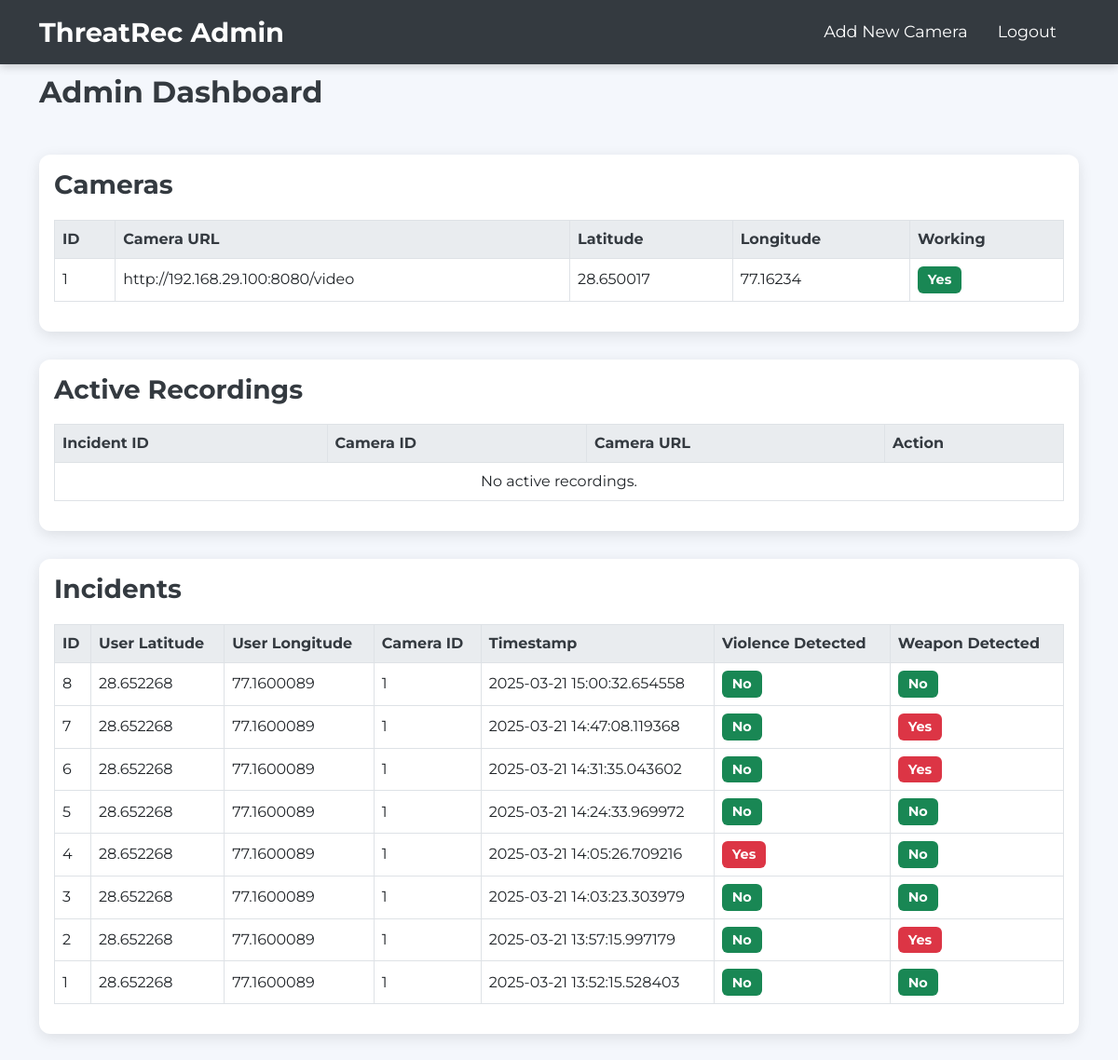
The app's page /admin/dashboard (signed in) with its own data.
### app.py (models this page shows)
class Camera(db.Model):
    id = db.Column(db.Integer, primary_key=True)
    url = db.Column(db.String(255), nullable=False)
    latitude = db.Column(db.Float, nullable=False)
    longitude = db.Column(db.Float, nullable=False)
    working = db.Column(db.Boolean, default=True)  # New column to track camera status

class Incident(db.Model):
    id = db.Column(db.Integer, primary_key=True)
    user_latitude = db.Column(db.Float, nullable=False)
    user_longitude = db.Column(db.Float, nullable=False)
    camera_id = db.Column(db.Integer, db.ForeignKey('camera.id'), nullable=False)
    timestamp = db.Column(db.DateTime, default=datetime.utcnow)
    violence_detected = db.Column(db.Boolean, default=False)  # Flag for violence detection
    weapon_detected = db.Column(db.Boolean, default=False)    # Flag for weapon detection
    camera = db.relationship('Camera', backref=db.backref('incidents', lazy=True))

### app.py (the view, shortened to what this page needs)
@app.route('/admin/dashboard')
@login_required
def admin_dashboard():
    if current_user.role != 'admin':
        flash("Unauthorized access", "danger")
        return redirect(url_for('user_portal'))
    cameras = Camera.query.all()
    incidents = Incident.query.order_by(Incident.timestamp.desc()).all()
    active_recordings = []
    return render_template('admin_dashboard.html', cameras=cameras, incidents=incidents, active_recordings=active_recordings)

### app.py (called while the page is built)
@login_manager.user_loader
def load_user(user_id):
    return User.query.get(int(user_id))

### templates/admin_dashboard.html (shortened to what this page needs)
<!DOCTYPE html>
<html lang="en">
<head>
  <link href="https://cdn.jsdelivr.net/npm/bootstrap@5.3.0/dist/css/bootstrap.min.css" rel="stylesheet">
  <link rel="stylesheet" href="https://cdnjs.cloudflare.com/ajax/libs/font-awesome/6.0.0-beta3/css/all.min.css">
  <link rel="stylesheet" href="{{ url_for('static', filename='css/style.css') }}">
</head>
<body>
  <nav class="navbar navbar-expand-lg navbar-dark fixed-top">
    <div class="container">
      <a class="navbar-brand" href="#">ThreatRec Admin</a>
      <div class="collapse navbar-collapse" id="adminNavbar">
        <ul class="navbar-nav ms-auto">
          <li class="nav-item">
            <a class="nav-link" href="{{ url_for('add_camera') }}">Add New Camera</a>
          </li>
          <li class="nav-item">
            <a class="nav-link" href="{{ url_for('logout') }}">Logout</a>
          </li>
        </ul>
      </div>
    </div>
  </nav>
  <div class="container page-header">
    <div class="d-flex justify-content-between align-items-center">
      <h2>Admin Dashboard</h2>
    </div>
  </div>
  <div class="container">
    <div class="card">
      <div class="card-body">
        <h3 class="card-title">Cameras</h3>
        <div class="table-responsive">
          <table class="table table-bordered table-hover align-middle">
            <thead>
              <tr>
                <th>ID</th>
                <th>Camera URL</th>
                <th>Latitude</th>
                <th>Longitude</th>
                <th>Working</th>
              </tr>
            </thead>
            <tbody>
              {% for camera in cameras %}
                <tr>
                  <td>{{ camera.id }}</td>
                  <td>{{ camera.url }}</td>
                  <td>{{ camera.latitude }}</td>
                  <td>{{ camera.longitude }}</td>
                  <td>
                    {% if camera.working %}
                      <span class="badge bg-success">Yes</span>
                    {% else %}
                      <span class="badge bg-danger">No</span>
                    {% endif %}
                  </td>
                </tr>
              {% else %}
                <tr>
                  <td colspan="5" class="text-center">No cameras registered.</td>
                </tr>
              {% endfor %}
            </tbody>
          </table>
        </div>
      </div>
    </div>
    <div class="card">
      <div class="card-body">
        <h3 class="card-title">Active Recordings</h3>
        <div class="table-responsive">
          <table class="table table-bordered table-hover align-middle">
            <thead>
              <tr>
                <th>Incident ID</th>
                <th>Camera ID</th>
                <th>Camera URL</th>
                <th>Action</th>
              </tr>
            </thead>
            <tbody>
              {% for rec in active_recordings %}
                <tr>
                  <td>{{ rec.incident_id }}</td>
                  <td>{{ rec.camera_id }}</td>
                  <td>{{ rec.camera_url }}</td>
                  <td>
                    <button class="btn btn-warning btn-sm btn-custom" onclick="stopRecording({{ rec.incident_id }}, {{ rec.camera_id }}, this)">
                      <i class="fas fa-stop-circle"></i> Stop Recording
                    </button>
                  </td>
                </tr>
              {% else %}
                <tr>
                  <td colspan="4" class="text-center">No active recordings.</td>
                </tr>
              {% endfor %}
            </tbody>
          </table>
        </div>
      </div>
    </div>
    <div class="card">
      <div class="card-body">
        <h3 class="card-title">Incidents</h3>
        <div class="table-responsive">
          <table class="table table-bordered table-hover align-middle">
            <thead>
              <tr>
                <th>ID</th>
                <th>User Latitude</th>
                <th>User Longitude</th>
                <th>Camera ID</th>
                <th>Timestamp</th>
                <th>Violence Detected</th>
                <th>Weapon Detected</th>
              </tr>
            </thead>
            <tbody>
              {% for incident in incidents %}
                <tr>
                  <td>{{ incident.id }}</td>
                  <td>{{ incident.user_latitude }}</td>
                  <td>{{ incident.user_longitude }}</td>
                  <td>{{ incident.camera_id }}</td>
                  <td>{{ incident.timestamp }}</td>
                  <td>
                    {% if incident.violence_detected %}
                      <span class="badge bg-danger">Yes</span>
                    {% else %}
                      <span class="badge bg-success">No</span>
                    {% endif %}
                  </td>
                  <td>
                    {% if incident.weapon_detected %}
                      <span class="badge bg-danger">Yes</span>
                    {% else %}
                      <span class="badge bg-success">No</span>
                    {% endif %}
                  </td>
                </tr>
              {% else %}
                <tr>
                  <td colspan="7" class="text-center">No incidents recorded.</td>
                </tr>
              {% endfor %}
            </tbody>
          </table>
        </div>
      </div>
    </div>
  </div>
</body>
</html>

### static/css/style.css (style rules this page uses)
body { background-color: #f8f9fa; font-family: 'Segoe UI', Tahoma, Geneva, Verdana, sans-serif; }
h1, h2, h3, .card-title { color: #343a40; }
.card { border: none; border-radius: 0.5rem; }
.table thead th { background-color: #e9ecef; color: #343a40; }

### templates/admin_dashboard.html (style rules this page uses)
body { font-family: 'Montserrat', sans-serif; background-color: #f4f7fc; }
.navbar { background: #343a40; box-shadow: 0 2px 10px rgba(0,0,0,0.2); }
.navbar-brand { font-weight: 700; font-size: 1.8rem; }
.nav-link { color: #fff !important; font-size: 1.1rem; margin-right: 1rem; }
.page-header { margin-top: 80px; margin-bottom: 40px; }
.page-header h2 { font-weight: 700; }
.card { border: none; border-radius: 12px; box-shadow: 0 4px 15px rgba(0,0,0,0.1); margin-bottom: 30px; }
.card-title { font-weight: 700; margin-bottom: 20px; }
.table thead { background: #e9ecef; }
.badge.bg-danger { font-size: 0.9rem; padding: 0.5em 0.75em; }
.badge.bg-success { font-size: 0.9rem; padding: 0.5em 0.75em; }

### records on screen
Camera: id "1", url "http://192.168.29.100:8080/video", latitude "28.650017", longitude "77.16234", working "Yes"
Incident: id "8", user_latitude "28.652268", user_longitude "77.1600089", camera_id "1", timestamp "2025-03-21 15:00:32.654558", violence_detected "No", weapon_detected "No"
Incident: id "7", user_latitude "28.652268", user_longitude "77.1600089", camera_id "1", timestamp "2025-03-21 14:47:08.119368", violence_detected "No", weapon_detected "Yes"
Incident: id "6", user_latitude "28.652268", user_longitude "77.1600089", camera_id "1", timestamp "2025-03-21 14:31:35.043602", violence_detected "No", weapon_detected "Yes"
Incident: id "5", user_latitude "28.652268", user_longitude "77.1600089", camera_id "1", timestamp "2025-03-21 14:24:33.969972", violence_detected "No", weapon_detected "No"
Incident: id "4", user_latitude "28.652268", user_longitude "77.1600089", camera_id "1", timestamp "2025-03-21 14:05:26.709216", violence_detected "Yes", weapon_detected "No"
Incident: id "3", user_latitude "28.652268", user_longitude "77.1600089", camera_id "1", timestamp "2025-03-21 14:03:23.303979", violence_detected "No", weapon_detected "No"
Incident: id "2", user_latitude "28.652268", user_longitude "77.1600089", camera_id "1", timestamp "2025-03-21 13:57:15.997179", violence_detected "No", weapon_detected "Yes"
Incident: id "1", user_latitude "28.652268", user_longitude "77.1600089", camera_id "1", timestamp "2025-03-21 13:52:15.528403", violence_detected "No", weapon_detected "No"
